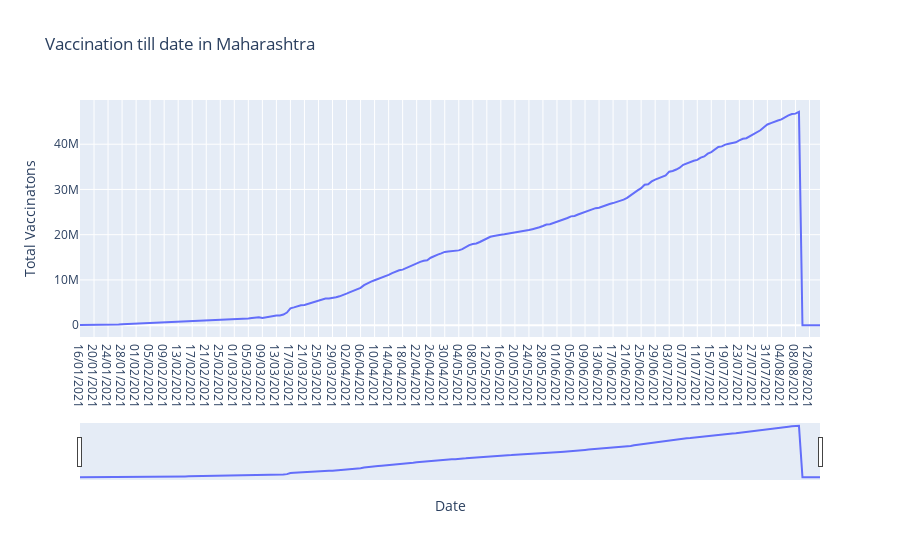

Notebook source saved alongside this figure:
### Markdown cell above
<b>Total vaccination provided on Maharashtra</b>

### Code cell
# looking at the total vaccination data provided on maharashtra state 
fig = px.line(Maharashtra,x="Date",y="Total Vaccinatons",title="Vaccination till date in Maharashtra")  
fig.update_xaxes(rangeslider_visible=True)

### Figure 1 — Plotly figure (JSON) as saved in the notebook; plotly's stock layout.template omitted (floating-point values rounded to 4 significant figures; data arrays with more than 128 entries replaced by an {"elided": "..."} marker saying what was removed)
{"data": [{"hovertemplate": "Date=%{x}<br>Total Vaccinatons=%{y}<extra></extra>", "legendgroup": "", "line": {"color": "#636efa", "dash": "solid"}, "marker": {"symbol": "circle"}, "mode": "lines", "name": "", "orientation": "v", "showlegend": false, "type": "scatter", "x": {"elided": "212 str values"}, "xaxis": "x", "y": {"elided": "212 int values"}, "yaxis": "y"}], "layout": {"autosize": true, "legend": {"tracegroupgap": 0}, "title": {"text": "Vaccination till date in Maharashtra"}, "xaxis": {"anchor": "y", "autorange": true, "domain": [0, 1], "range": [0, 211], "rangeslider": {"autorange": true, "range": [0, 211], "visible": true, "yaxis": {"_template": null, "rangemode": "match"}}, "title": {"text": "Date"}, "type": "category"}, "yaxis": {"anchor": "x", "autorange": true, "domain": [0, 1], "range": [-2620000.0, 49770000.0], "title": {"text": "Total Vaccinatons"}, "type": "linear"}}}
